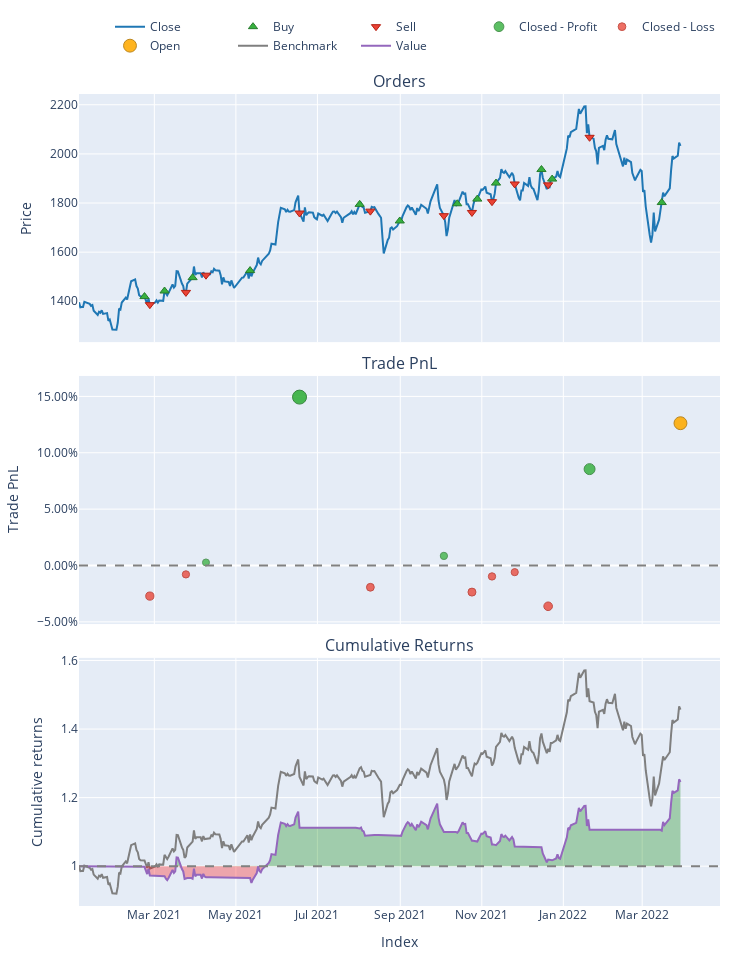
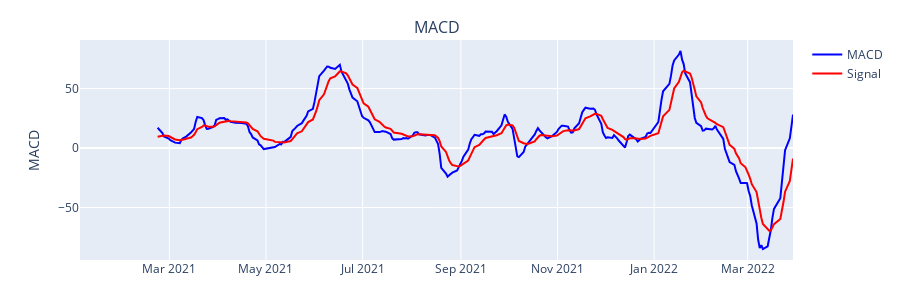

The code cell stored with these charts, in order, in its notebook:
### Code cell
import vectorbt as vbt
import yfinance as yf
import talib as ta
import pandas as pd
import plotly.graph_objects as go
from plotly.subplots import make_subplots

# --- データ取得 ---
price = vbt.YFData.download('7203.T', start='2021-01-01', end='2022-03-31').get('Close')
if isinstance(price, pd.DataFrame) and isinstance(price.columns, pd.MultiIndex):
    price = price.iloc[:, 0]

# --- MACD計算 ---
macd, signal, _ = ta.MACD(price, fastperiod=12, slowperiod=26, signalperiod=9)

# --- シグナル作成 ---
entries = (macd > signal).fillna(False)
exits = (macd < signal).fillna(False)

# --- バックテスト ---
pf = vbt.Portfolio.from_signals(price, entries, exits, init_cash=10000, fees=0.002)

# --- メイントレードチャートを取得 ---
main_fig = pf.plot()

# --- MACDチャート（RSI構成に完全合わせ） ---
macd_trace = go.Scatter(x=macd.index, y=macd, name="MACD", line=dict(color="blue"))
signal_trace = go.Scatter(x=signal.index, y=signal, name="Signal", line=dict(color="red"))

macd_fig = make_subplots(rows=1, cols=1, subplot_titles=["MACD"])
macd_fig.add_trace(macd_trace)
macd_fig.add_trace(signal_trace)

macd_fig.update_yaxes(title_text="MACD")
macd_fig.update_layout(
    height=300,
    margin=dict(t=40, b=40),
    xaxis=dict(range=[price.index[0], price.index[-1]]),
)

# --- 表示 ---
main_fig.show()
macd_fig.show()

### Figure 1 — Plotly figure (JSON) as saved in the notebook; plotly's stock layout.template omitted (floating-point values rounded to 4 significant figures; data arrays with more than 128 entries replaced by an {"elided": "..."} marker saying what was removed)
{"data": [{"legendgroup": "0", "line": {"color": "#1f77b4"}, "name": "Close", "showlegend": true, "type": "scatter", "uid": "23e0ae40-dc35-4647-b1e8-5d0007b385ed", "x": {"elided": "303 str values"}, "xaxis": "x", "y": {"elided": "303 float values"}, "yaxis": "y"}, {"customdata": [[0, 7.033, 19.96], [2, 6.734, 19.42], [4, 6.439, 19.27], [6, 6.334, 19.32], [8, 6.185, 22.2], [10, 6.303, 21.77], [12, 6.109, 21.95], [14, 5.902, 21.44], [16, 5.643, 21.23], [18, 5.449, 21.1], [20, 5.36, 20.34], [22, 6.126, 22.08]], "hovertemplate": "Order Id: %{customdata[0]}<br>Timestamp: %{x}<br>Price: %{y}<br>Size: %{customdata[1]:.6f}<br>Fees: %{customdata[2]:.6f}", "legendgroup": "1", "marker": {"color": "#37B13F", "line": {"color": "rgb(38,123,44)", "width": 1}, "size": 8, "symbol": "triangle-up"}, "mode": "markers", "name": "Buy", "type": "scatter", "uid": "c97b8c35-b7fc-4068-8730-58206c398a75", "x": ["2021-02-21T15:00:00+00:00", "2021-03-08T15:00:00+00:00", "2021-03-29T15:00:00+00:00", "2021-05-11T15:00:00+00:00", "2021-08-01T15:00:00+00:00", "2021-08-31T15:00:00+00:00", "2021-10-13T15:00:00+00:00", "2021-10-28T15:00:00+00:00", "2021-11-11T15:00:00+00:00", "2021-12-15T15:00:00+00:00", "2021-12-23T15:00:00+00:00", "2022-03-15T15:00:00+00:00"], "xaxis": "x", "y": [1419.0, 1442.0, 1496.0, 1525.0, 1795.0, 1727.0, 1797.0, 1816.0, 1881.0, 1936.0, 1897.0, 1802.0], "yaxis": "y"}, {"customdata": [[1, 7.033, 19.5], [3, 6.734, 19.34], [5, 6.439, 19.4], [7, 6.334, 22.29], [9, 6.185, 21.86], [11, 6.303, 22.04], [13, 6.109, 21.52], [15, 5.902, 21.31], [17, 5.643, 21.19], [19, 5.449, 20.42], [21, 5.36, 22.17]], "hovertemplate": "Order Id: %{customdata[0]}<br>Timestamp: %{x}<br>Price: %{y}<br>Size: %{customdata[1]:.6f}<br>Fees: %{customdata[2]:.6f}", "legendgroup": "2", "marker": {"color": "#EA4335", "line": {"color": "rgb(181,31,18)", "width": 1}, "size": 8, "symbol": "triangle-down"}, "mode": "markers", "name": "Sell", "type": "scatter", "uid": "d0659de8-5663-4136-8a5c-7210b7a5d693", "x": ["2021-02-25T15:00:00+00:00", "2021-03-24T15:00:00+00:00", "2021-04-08T15:00:00+00:00", "2021-06-17T15:00:00+00:00", "2021-08-09T15:00:00+00:00", "2021-10-03T15:00:00+00:00", "2021-10-24T15:00:00+00:00", "2021-11-08T15:00:00+00:00", "2021-11-25T15:00:00+00:00", "2021-12-20T15:00:00+00:00", "2022-01-20T15:00:00+00:00"], "xaxis": "x", "y": [1386.0, 1436.0, 1506.0, 1759.0, 1767.0, 1749.0, 1762.0, 1806.0, 1878.0, 1874.0, 2068.0], "yaxis": "y"}, {"customdata": [[2, 2, 25.85, 0.002684], [3, 3, 1443.0, 0.1494], [5, 5, 92.56, 0.008504], [10, 10, 869.5, 0.08549]], "hovertemplate": "Exit Trade Id: %{customdata[0]}<br>Position Id: %{customdata[1]}<br>Exit Timestamp: %{x}<br>PnL: %{customdata[2]:.6f}<br>Return: %{customdata[3]:.2%}", "legendgroup": "3", "marker": {"color": "#37B13F", "line": {"color": "rgb(38,123,44)", "width": 1}, "opacity": [0.75, 0.9, 0.756, 0.8347], "size": [7, 14, 7.278, 10.95], "symbol": "circle"}, "mode": "markers", "name": "Closed - Profit", "type": "scatter", "uid": "bbf71963-c0e0-42e2-9af1-4dfec02a6c8b", "x": ["2021-04-08T15:00:00+00:00", "2021-06-17T15:00:00+00:00", "2021-10-03T15:00:00+00:00", "2022-01-20T15:00:00+00:00"], "xaxis": "x2", "y": [0.002684, 0.1494, 0.008504, 0.08549], "yaxis": "y2"}, {"customdata": [[0, 0, -271.0, -0.02715], [1, 1, -76.7, -0.0079], [4, 4, -214.5, -0.01932], [6, 6, -259.1, -0.0236], [7, 7, -104.2, -0.00972], [8, 8, -62.85, -0.005921], [9, 9, -381.8, -0.03619]], "hovertemplate": "Exit Trade Id: %{customdata[0]}<br>Position Id: %{customdata[1]}<br>Exit Timestamp: %{x}<br>PnL: %{customdata[2]:.6f}<br>Return: %{customdata[3]:.2%}", "legendgroup": "4", "marker": {"color": "#EA4335", "line": {"color": "rgb(181,31,18)", "width": 1}, "opacity": [0.775, 0.7553, 0.767, 0.7714, 0.7572, 0.7533, 0.7843], "size": [8.168, 7.249, 7.794, 7.998, 7.336, 7.154, 8.598], "symbol": "circle"}, "mode": "markers", "name": "Closed - Loss", "type": "scatter", "uid": "af0c409a-8564-42cd-b0c1-02bfabafaee1", "x": ["2021-02-25T15:00:00+00:00", "2021-03-24T15:00:00+00:00", "2021-08-09T15:00:00+00:00", "2021-10-24T15:00:00+00:00", "2021-11-08T15:00:00+00:00", "2021-11-25T15:00:00+00:00", "2021-12-20T15:00:00+00:00"], "xaxis": "x2", "y": [-0.02715, -0.0079, -0.01932, -0.0236, -0.00972, -0.005921, -0.03619], "yaxis": "y2"}, {"customdata": [[11, 11, 1393.0, 0.1262]], "hovertemplate": "Exit Trade Id: %{customdata[0]}<br>Position Id: %{customdata[1]}<br>Exit Timestamp: %{x}<br>PnL: %{customdata[2]:.6f}<br>Return: %{customdata[3]:.2%}", "legendgroup": "5", "marker": {"color": "#FFAA00", "line": {"color": "rgb(178,118,0)", "width": 1}, "opacity": [0.8763], "size": [12.9], "symbol": "circle"}, "mode": "markers", "name": "Open", "type": "scatter", "uid": "54d3282b-3b8c-439a-89c5-fb2be43ddf0f", "x": ["2022-03-29T15:00:00+00:00"], "xaxis": "x2", "y": [0.1262], "yaxis": "y2"}, {"legendgroup": "6", "line": {"color": "#7f7f7f"}, "name": "Benchmark", "showlegend": true, "type": "scatter", "uid": "fad7944a-6c8b-4b2c-b8ec-c9e352d89ecb", "x": {"elided": "303 str values"}, "xaxis": "x3", "y": {"elided": "303 float values"}, "yaxis": "y3"}, {"hoverinfo": "skip", "legendgroup": "7", "line": {"color": "rgba(0, 0, 0, 0)", "width": 0}, "opacity": 0, "showlegend": false, "type": "scatter", "uid": "50f5bfc3-3799-461b-a701-12c6c44be21f", "x": {"elided": "303 str values"}, "xaxis": "x3", "y": {"elided": "303 int values"}, "yaxis": "y3"}, {"connectgaps": false, "fill": "tonexty", "fillcolor": "rgba(0, 128, 0, 0.3)", "hoverinfo": "skip", "legendgroup": "7", "line": {"color": "rgba(0, 0, 0, 0)", "width": 0}, "opacity": 0, "showlegend": false, "type": "scatter", "uid": "706a2639-a1a7-4e2e-944a-f14d096f1567", "x": {"elided": "303 str values"}, "xaxis": "x3", "y": {"elided": "303 float values"}, "yaxis": "y3"}, {"hoverinfo": "skip", "legendgroup": "7", "line": {"color": "rgba(0, 0, 0, 0)", "width": 0}, "opacity": 0, "showlegend": false, "type": "scatter", "uid": "cfa9e2b2-21ca-4624-9ae9-6bf25d632253", "x": {"elided": "303 str values"}, "xaxis": "x3", "y": {"elided": "303 int values"}, "yaxis": "y3"}, {"connectgaps": false, "fill": "tonexty", "fillcolor": "rgba(255, 0, 0, 0.3)", "hoverinfo": "skip", "legendgroup": "7", "line": {"color": "rgba(0, 0, 0, 0)", "width": 0}, "opacity": 0, "showlegend": false, "type": "scatter", "uid": "6d5ad20b-5474-41d0-89ac-b0b955d44f4b", "x": {"elided": "303 str values"}, "xaxis": "x3", "y": {"elided": "303 float values"}, "yaxis": "y3"}, {"legendgroup": "8", "line": {"color": "#9467bd"}, "name": "Value", "showlegend": true, "type": "scatter", "uid": "93fca40e-e2b0-46ec-9cd9-f8174fecc66a", "x": {"elided": "303 str values"}, "xaxis": "x3", "y": {"elided": "303 float values"}, "yaxis": "y3"}, {"hoverinfo": "skip", "legendgroup": "7", "line": {"color": "rgba(0, 0, 0, 0)", "width": 0}, "opacity": 0, "showlegend": false, "type": "scatter", "uid": "ef6a0068-7a50-41fd-ab4b-2fd4b2f0b2e4", "x": {"elided": "303 str values"}, "xaxis": "x3", "y": {"elided": "303 int values"}, "yaxis": "y3"}], "layout": {"annotations": [{"font": {"size": 16}, "showarrow": false, "text": "Orders", "x": 0.5, "xanchor": "center", "xref": "paper", "y": 1, "yanchor": "bottom", "yref": "paper"}, {"font": {"size": 16}, "showarrow": false, "text": "Trade PnL", "x": 0.5, "xanchor": "center", "xref": "paper", "y": 0.6528, "yanchor": "bottom", "yref": "paper"}, {"font": {"size": 16}, "showarrow": false, "text": "Cumulative Returns", "x": 0.5, "xanchor": "center", "xref": "paper", "y": 0.3056, "yanchor": "bottom", "yref": "paper"}], "height": 960, "legend": {"orientation": "h", "traceorder": "normal", "x": 1, "xanchor": "right", "y": 1.042, "yanchor": "bottom"}, "margin": {"b": 30, "l": 30, "r": 30, "t": 30}, "shapes": [{"line": {"color": "gray", "dash": "dash"}, "type": "line", "x0": 0, "x1": 1, "xref": "paper", "y0": 0, "y1": 0, "yref": "y2"}, {"line": {"color": "gray", "dash": "dash"}, "type": "line", "x0": 0, "x1": 1, "xref": "paper", "y0": 1, "y1": 1, "yref": "y3"}], "showlegend": true, "width": 750, "xaxis": {"anchor": "y", "domain": [0, 1], "matches": "x3", "showticklabels": false}, "xaxis2": {"anchor": "y2", "domain": [0, 1], "matches": "x3", "showticklabels": false}, "xaxis3": {"anchor": "y3", "domain": [0, 1], "title": {"text": "Index"}}, "yaxis": {"anchor": "x", "domain": [0.6944, 1], "title": {"text": "Price"}}, "yaxis2": {"anchor": "x2", "domain": [0.3472, 0.6528], "tickformat": ".2%", "title": {"text": "Trade PnL"}}, "yaxis3": {"anchor": "x3", "domain": [0, 0.3056], "title": {"text": "Cumulative returns"}}}}

### Figure 2 — Plotly figure (JSON) as saved in the notebook; plotly's stock layout.template omitted (floating-point values rounded to 4 significant figures; data arrays with more than 128 entries replaced by an {"elided": "..."} marker saying what was removed)
{"data": [{"line": {"color": "blue"}, "name": "MACD", "type": "scatter", "x": {"elided": "303 str values"}, "y": {"elided": "303 float values"}}, {"line": {"color": "red"}, "name": "Signal", "type": "scatter", "x": {"elided": "303 str values"}, "y": {"elided": "303 float values"}}], "layout": {"annotations": [{"font": {"size": 16}, "showarrow": false, "text": "MACD", "x": 0.5, "xanchor": "center", "xref": "paper", "y": 1, "yanchor": "bottom", "yref": "paper"}], "height": 300, "margin": {"b": 40, "t": 40}, "xaxis": {"anchor": "y", "domain": [0, 1], "range": ["2021-01-03T15:00:00+00:00", "2022-03-29T15:00:00+00:00"]}, "yaxis": {"anchor": "x", "domain": [0, 1], "title": {"text": "MACD"}}}}
